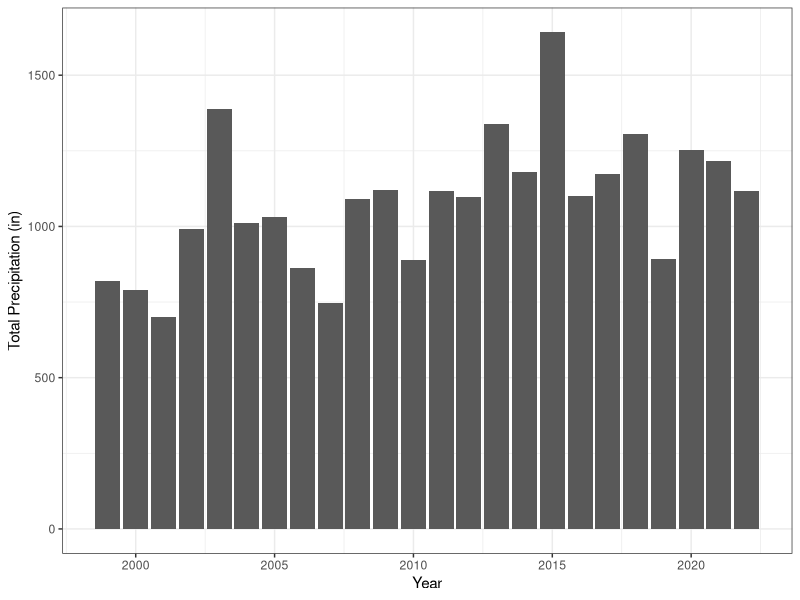

Write R code to recreate this figure.
library(tidyverse)

precip_data = read.csv("data/owens_precip_data.csv", header=TRUE)

head(precip_data)

annual_precip = precip_data %>%
  filter(YEAR!=1998, YEAR!=2023) %>%
  group_by(YEAR) %>%
  summarize(total_precip_in = sum(PRCP, na.rm=TRUE))

ggplot(data=annual_precip, aes(x=YEAR, y=total_precip_in))+
  geom_bar(stat="identity")+
  xlab("Year")+
  ylab("Total Precipitation (in)")+
  theme_bw()
